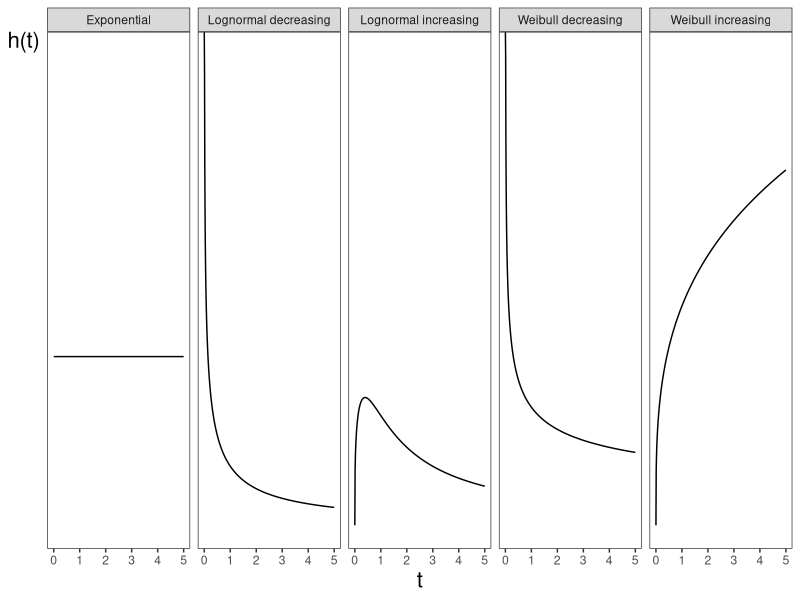

Write the R code that produced this figure.
library(survival)
library(ggplot2)
library(reshape2)

theme_set(theme_bw())

rng <- data.frame(x <- c(0, 5))
xx <- seq(0, 5, by = 0.01)

# exponential survival
# S(t) = exp^{-lambda t}
# h(t) = lambda
exp.surv <- function(time, lambda) {
  exp(-(lambda) * time)
}

exp.haz <- function(time, lambda) {
  lambda
}


# Weibull survival
# S(t) = exp^{-lambda t^p}
# h(t) = lambda p t^{p - 1}
wei.surv <- function(time, lambda, p) {
  tt <- time**p
  exp(-(lambda) * tt)
}

wei.haz <- function(time, lambda, p) {
  tt <- time**(p - 1)
  lambda * p * tt
}


# lognormal survival
# S(t) = \frac{1}{1 + lambda t^{p}}
# h(t) = \frac{lambda p t^{p - 1}}{1 + lambda t^{p}}
lgn.surv <- function(time, lambda, p) {
  tt <- time**p
  bot <- 1 + (lambda * tt)
  1 / bot
}

lgn.haz <- function(time, lambda, p) {
  t1 <- time**(p - 1)
  top <- lambda * p * t1

  t2 <- time**p
  bot <- 1 + (lambda * t2)

  top / bot
}


lambda <- 1
p1 <- 1.3
p2 <- 0.7

eh <- exp.haz(xx, lambda)
whi <- wei.haz(xx, lambda, p1)
whd <- wei.haz(xx, lambda, p2)
lhi <- lgn.haz(xx, lambda, p1)
lhd <- lgn.haz(xx, lambda, p2)

haz.mod <- cbind(eh, whi, whd, lhi, lhd)
haz.mod <- melt(haz.mod)
haz.mod$Var1 <- rep(xx, 5)
haz.mod$Var2 <- as.character(haz.mod$Var2)
haz.mod$Var2[haz.mod$Var2 == 'eh'] <- 'Exponential'
haz.mod$Var2[haz.mod$Var2 == 'whi'] <- 'Weibull increasing'
haz.mod$Var2[haz.mod$Var2 == 'whd'] <- 'Weibull decreasing'
haz.mod$Var2[haz.mod$Var2 == 'lhi'] <- 'Lognormal increasing'
haz.mod$Var2[haz.mod$Var2 == 'lhd'] <- 'Lognormal decreasing'

ghaz <- ggplot(haz.mod, aes(x = Var1, y = value)) + geom_line()
ghaz <- ghaz + labs(x = 't', y = 'h(t)')
ghaz <- ghaz + theme(axis.title.y = element_text(angle = 0, size = 16),
                     axis.title.x = element_text(size = 16),
                     axis.text.y = element_blank(),
                     axis.ticks.y = element_blank(),
                     panel.grid = element_blank())
ghaz <- ghaz + facet_grid(. ~ Var2)

ggsave(filename = './figure/hazard.png', plot = ghaz, width = 10, height = 4)
